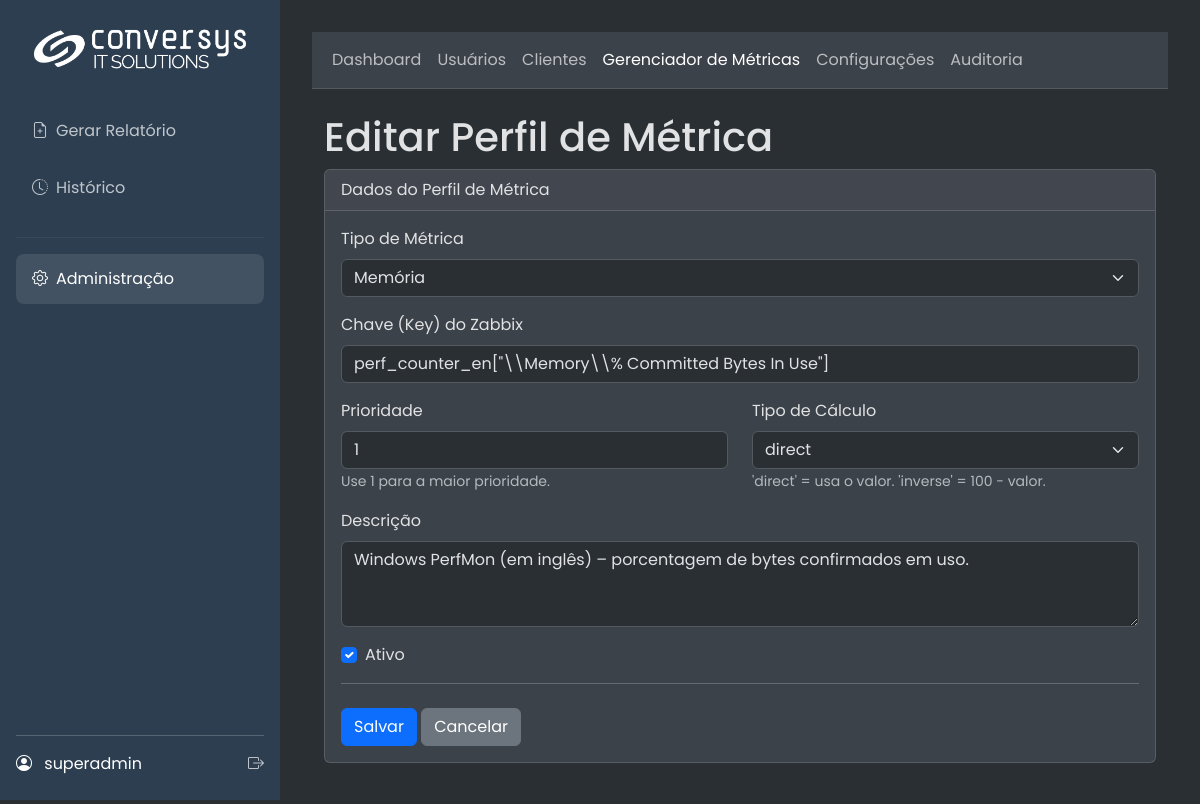
/admin/metric_key/edit/4 (signed in), run on the app's committed database.
### app/models.py (models this page shows, shortened)
class SystemConfig(db.Model):
    id = db.Column(db.Integer, primary_key=True)
    company_name = db.Column(db.String(100), default="Conversys IT Solutions")
    footer_text = db.Column(db.String(255), default=f"Conversys IT Solutions Copyright {dt.datetime.now().year} – Todos os direitos Reservados | Política de privacidade")
    primary_color = db.Column(db.String(7), default="#2c3e50")
    secondary_color = db.Column(db.String(7), default="#3498db")
    logo_dark_bg_path = db.Column(db.String(255), nullable=True)
    logo_light_bg_path = db.Column(db.String(255), nullable=True)
    login_background_path = db.Column(db.String(255), nullable=True)
    default_cover_path = db.Column(db.String(255), nullable=True)
    color_scheme = db.Column(db.String(10), default="light")
    color_bg_main = db.Column(db.String(7), default="#f8f9fa")
    color_bg_card = db.Column(db.String(7), default="#ffffff")
    color_text_light = db.Column(db.String(7), default="#212529")
    color_border = db.Column(db.String(7), default="#dee2e6")
    login_media_path = db.Column(db.String(255), nullable=True)
    report_cover_path = db.Column(db.String(255), nullable=True)
    report_final_page_path = db.Column(db.String(255), nullable=True)

class User(UserMixin, db.Model):
    id = db.Column(db.Integer, primary_key=True)
    username = db.Column(db.String(64), index=True, unique=True)
    email = db.Column(db.String(120), index=True, unique=True)
    password_hash = db.Column(db.String(256))
    role_id = db.Column(db.Integer, db.ForeignKey('role.id'))
    reports = db.relationship('Report', backref='user', lazy='dynamic')
    clients = db.relationship('Client', secondary=user_client_association, back_populates='users')
    def has_role(self, role_name):
        return self.role.name == role_name

class MetricKeyProfile(db.Model):
    __tablename__ = 'metric_key_profile'
    id = db.Column(db.Integer, primary_key=True)
    metric_type = db.Column(db.String(50), nullable=False, index=True)
    key_string = db.Column(db.String(255), nullable=False)
    priority = db.Column(db.Integer, nullable=False, default=10)
    calculation_type = db.Column(db.Enum(CalculationType), nullable=False, default=CalculationType.DIRECT)
    description = db.Column(db.String(255), nullable=True)
    is_active = db.Column(db.Boolean, default=True, nullable=False)

### app/admin/routes.py (the view)
@admin.route('/metric_key/edit/<int:key_id>', methods=['GET', 'POST'])
@admin_required
def edit_metric_key(key_id):
    _ensure_request_id()
    _log_debug("Acessando rota edit_metric_key", key_id=key_id, method=request.method)
    key_profile = MetricKeyProfile.query.get_or_404(key_id)
    form = MetricKeyProfileForm(obj=key_profile)
    if request.method == 'GET':
        form.calculation_type.data = key_profile.calculation_type.name
    if form.validate_on_submit():
        _log_debug("Formulário de edição de perfil validado", key_id=key_id)
        try:
            key_profile.metric_type = form.metric_type.data
            key_profile.key_string = form.key_string.data
            key_profile.priority = form.priority.data
            key_profile.calculation_type = CalculationType[form.calculation_type.data]
            key_profile.description = form.description.data
            key_profile.is_active = form.is_active.data
            db.session.commit()
            AuditService.log(f'Editou o perfil de métrica ID {key_id}: {key_profile.key_string}')
            flash('Perfil de métrica atualizado com sucesso!', 'success')
            return redirect(url_for('admin.list_metric_keys'))
        except Exception as e:
            current_app.logger.error(f"[{g.request_id}] Erro ao atualizar perfil de métrica ID {key_id}: {e}", exc_info=True)
            db.session.rollback()
            flash('Erro ao atualizar o perfil de métrica. Consulte os logs.', 'danger')
    else:
        if request.method == 'POST':
            _log_debug("Validação do formulário de edição falhou", key_id=key_id, errors=form.errors)
    return render_template('admin/metric_key_form.html', form=form, title="Editar Perfil de Métrica", action="Editar")

### app/admin/routes.py
class MetricKeyProfileForm(FlaskForm):
    metric_type = SelectField(
        'Tipo de Métrica',
        choices=[('memory', 'Memória'), ('cpu', 'CPU'), ('disk', 'Disco')],
        validators=[DataRequired(message="Selecione o tipo de métrica.")]
    )
    key_string = StringField(
        'Chave (Key) do Zabbix',
        validators=[DataRequired(message="A chave do item é obrigatória."), Length(min=1, max=255)]
    )
    priority = IntegerField(
        'Prioridade',
        validators=[DataRequired(message="A prioridade é obrigatória."), NumberRange(min=1, max=100)],
        default=10
    )
    calculation_type = SelectField(
        'Tipo de Cálculo',
        choices=[(calc.name, calc.value) for calc in CalculationType],
        validators=[DataRequired(message="O tipo de cálculo é obrigatório.")]
    )
    description = TextAreaField(
        'Descrição',
        validators=[Length(max=255)]
    )
    is_active = BooleanField('Ativo', default=True)
    submit = SubmitField('Salvar')

### app/__init__.py (called while the page is built)
@login_manager.user_loader
def load_user(user_id):
    from .models import User
    return db.session.get(User, int(user_id))

def _ensure_request_id():
    rid = getattr(g, "request_id", None)
    if not rid:
        rid = uuid.uuid4().hex
        g.request_id = rid
    return rid

### app/admin/routes.py (called while the page is built)
def _ensure_request_id():
    if not getattr(g, "request_id", None):
        g.request_id = uuid.uuid4().hex
    return g.request_id

def _log_debug(msg, **extra):
    rid = _ensure_request_id()
    payload = {"rid": rid, **extra}
    try:
        current_app.logger.debug(f"{msg} | {payload}")
    except Exception:
        print(f"DEBUG {msg} | {payload}")

### app/main/routes.py (called while the page is built)
@main.before_app_request
def before_request_func():
    g.sys_config = SystemConfig.query.first()

### app/utils.py (called while the page is built)
def admin_required(f):
    @wraps(f)
    @login_required
    def decorated_function(*args, **kwargs):
        if not (current_user.has_role('admin') or current_user.has_role('super_admin')):
            flash('Acesso negado. Você não tem permissão para acessar esta área.', 'danger')
            return redirect(url_for('main.gerar_form'))
        return f(*args, **kwargs)
    return decorated_function

### app/templates/admin/metric_key_form.html (shortened to what this page needs)
{% extends 'admin/base.html' %}
{% block admin_content %}
<div class="container-fluid">
    <h1 class="mt-4">{{ action }} Perfil de Métrica</h1>
    <div class="card mb-4">
        <div class="card-header">
            Dados do Perfil de Métrica
        </div>
        <div class="card-body">
            <form method="POST" action="">
                <div class="mb-3">
                    {{ form.metric_type.label(class="form-label") }}
                    {{ form.metric_type(class="form-select" + (" is-invalid" if form.metric_type.errors else "")) }}
                </div>
                <div class="mb-3">
                    {{ form.key_string.label(class="form-label") }}
                    {{ form.key_string(class="form-control" + (" is-invalid" if form.key_string.errors else ""), placeholder="Ex: vm.memory.size[pused]") }}
                </div>
                <div class="row">
                    <div class="col-md-6 mb-3">
                        {{ form.priority.label(class="form-label") }}
                        {{ form.priority(class="form-control" + (" is-invalid" if form.priority.errors else "")) }}
                        <small class="form-text text-muted">Use 1 para a maior prioridade.</small>
                    </div>
                    <div class="col-md-6 mb-3">
                        {{ form.calculation_type.label(class="form-label") }}
                        {{ form.calculation_type(class="form-select" + (" is-invalid" if form.calculation_type.errors else "")) }}
                        <small class="form-text text-muted">'direct' = usa o valor. 'inverse' = 100 - valor.</small>
                    </div>
                </div>
                <div class="mb-3">
                    {{ form.description.label(class="form-label") }}
                    {{ form.description(class="form-control", rows=3, placeholder="Ex: % de memória usada em servidores Linux") }}
                </div>
                <div class="mb-3 form-check">
                    {{ form.is_active(class="form-check-input") }}
                    {{ form.is_active.label(class="form-check-label") }}
                </div>
                <hr>
                <div class="mt-4">
                    <button type="submit" class="btn btn-primary">Salvar</button>
                    <a href="{{ url_for('admin.list_metric_keys') }}" class="btn btn-secondary">Cancelar</a>
                </div>
            </form>
        </div>
    </div>
</div>
{% endblock %}

### app/templates/base.html (shortened to what this page needs)
<!DOCTYPE html>
<html lang="pt-br" data-bs-theme="{{ g.sys_config.color_scheme | default('dark') }}">
<head>
    <link href="https://cdn.jsdelivr.net/npm/bootstrap@5.3.3/dist/css/bootstrap.min.css" rel="stylesheet">
    <link rel="stylesheet" href="https://cdn.jsdelivr.net/npm/bootstrap-icons@1.11.3/font/bootstrap-icons.min.css">
</head>
<body>
    <div class="d-flex">
        <div class="sidebar">
            <a href="{{ url_for('main.index') }}" class="logo">
                {% if g.sys_config.logo_dark_bg_path %}
                    <img src="{{ url_for('main.uploaded_file', filename=g.sys_config.logo_dark_bg_path) }}" alt="Logo">
                {% else %}
                    <span>{{ g.sys_config.company_name }}</span>
                {% endif %}
            </a>
            <ul class="nav flex-column">
                <li><a href="{{ url_for('main.gerar_form') }}" class="nav-link {% if request.endpoint == 'main.gerar_form' %}active{% endif %}"><i class="bi bi-file-earmark-plus me-2"></i>Gerar Relatório</a></li>
                <li><a href="{{ url_for('main.history') }}" class="nav-link {% if request.endpoint == 'main.history' %}active{% endif %}"><i class="bi bi-clock-history me-2"></i>Histórico</a></li>
                {% if current_user.has_role('admin') or current_user.has_role('super_admin') %}
                <hr style="border-color: rgba(255,255,255,0.2);">
                <li><a href="{{ url_for('admin.dashboard') }}" class="nav-link {% if 'admin.' in request.endpoint %}active{% endif %}"><i class="bi bi-gear me-2"></i>Administração</a></li>
                {% endif %}
            </ul>
            <div class="user-info">
                <div class="d-flex justify-content-between align-items-center">
                    <div>
                        <i class="bi bi-person-circle me-2"></i>
                        <span>{{ current_user.username }}</span>
                    </div>
                    <a href="{{ url_for('auth.logout') }}" title="Sair"><i class="bi bi-box-arrow-right"></i></a>
                </div>
            </div>
        </div>
        <div class="main-content flex-grow-1">
            {% block content %}{% endblock %}
        </div>
    </div>
</body>
</html>

### data on the page
SystemConfig: logo_dark_bg_path (picture)
User: username "superadmin"
MetricKeyProfile: metric_type "Memória", key_string "perf_counter_en[\"\\\\Memory\\\\% Committed Bytes In Use\"]", priority "1", calculation_type "direct", description "Windows PerfMon (em inglês) – porcentagem de bytes confirmados em uso.", is_active "☑"

### other printed values
{{ action }} "Editar"
